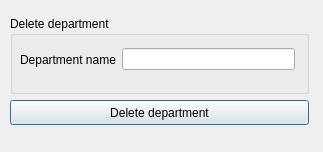
<?xml version="1.0" encoding="UTF-8"?>
<ui version="4.0">
 <class>delete_department</class>
 <widget class="QDialog" name="delete_department">
  <property name="geometry">
   <rect>
    <x>0</x>
    <y>0</y>
    <width>323</width>
    <height>152</height>
   </rect>
  </property>
  <property name="windowTitle">
   <string>Dialog</string>
  </property>
  <widget class="QGroupBox" name="groupBox">
   <property name="geometry">
    <rect>
     <x>10</x>
     <y>16</y>
     <width>299</width>
     <height>78</height>
    </rect>
   </property>
   <property name="title">
    <string>Delete department</string>
   </property>
   <widget class="QWidget" name="layoutWidget">
    <property name="geometry">
     <rect>
      <x>10</x>
      <y>30</y>
      <width>275</width>
      <height>27</height>
     </rect>
    </property>
    <layout class="QHBoxLayout" name="horizontalLayout">
     <item>
      <widget class="QLabel" name="label">
       <property name="text">
        <string>Department name</string>
       </property>
      </widget>
     </item>
     <item>
      <widget class="QLineEdit" name="departmentName"/>
     </item>
    </layout>
   </widget>
  </widget>
  <widget class="QPushButton" name="pushButton">
   <property name="geometry">
    <rect>
     <x>10</x>
     <y>100</y>
     <width>299</width>
     <height>25</height>
    </rect>
   </property>
   <property name="text">
    <string>Delete department</string>
   </property>
  </widget>
 </widget>
 <resources/>
 <connections/>
</ui>
